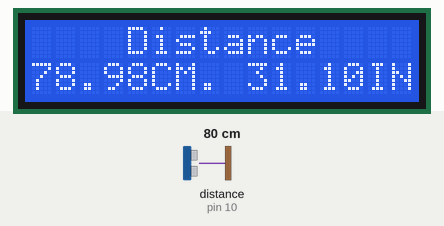
Simulated run of this sketch. Board: Arduino Uno, built with avr-gcc and run on an emulated ATmega328P. On the bench: 16×2 character LCD. Wiring (inferred from the names in the program): ultrasonic range finder: trigger pin 9; echo pin 10. Inputs (shaded band) come from the test bench; at power-on: distance to the obstacle (sensor on pin 10) 80 cm. The echo pulse lasts 58.3 µs per cm; what the sketch prints to the serial monitor is not drawn.

Above: at 3.9 s.
4.0 s: distance to the obstacle (sensor on pin 10) set to 4 cm
At 6.3 s:
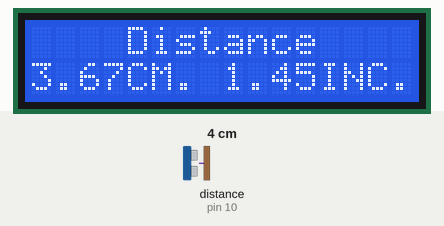
7.3 s: distance to the obstacle (sensor on pin 10) set to 2 cm
At 8.3 s:
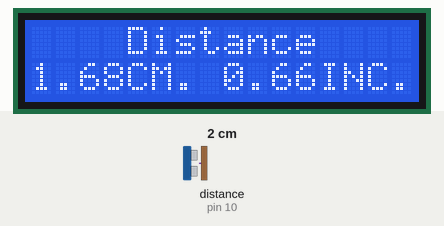
9.2 s: distance to the obstacle (sensor on pin 10) set to 9 cm
At 10.3 s:
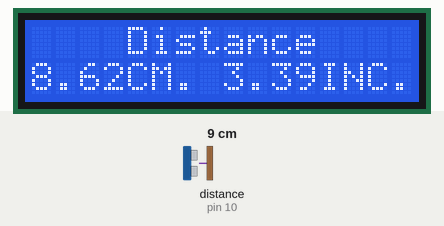
11.0 s: distance to the obstacle (sensor on pin 10) set to 18 cm
At 13.0 s:
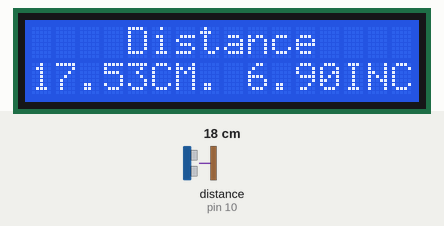
Timing chart, 0 to 14.4 s (numbered marks = the images above; inputs shaded):
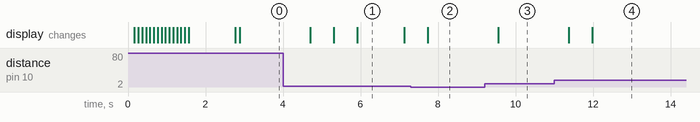

Measured:
- after the input at 4.0 s, the display: changes after 0.71 s (image 1)
- after the input at 7.3 s, the display: changes after 0.43 s (image 2)
- after the input at 9.2 s, the display: changes after 0.35 s (image 3)
- after the input at 11.0 s, the display: first changes after 0.37 s (image 4 shows a later state)
- what the display in image 1 shows lasts 1.2 s, from 5.9 s to 7.1 s

The sketch:

LiquidCrystal_Uitrasonic00.ino
```cpp
#include <LiquidCrystal.h>
LiquidCrystal lcd(12, 11, 5, 4, 3, 2);
const int trigPin = 9;
const int echoPin = 10;

long duration;
float distance,Inch;

void setup() {
  lcd.begin(16, 2); // จอกว้าง 16 ตัวอักษร 2 บรรทัด
  lcd.setCursor(3, 0);
  lcd.print("Loading..."); // แสดงผลคำว่า Hello, world! ออกหน้าจอ
  lcd.setCursor(0, 1);
  for(int i=0;i<17;i++){
    lcd.print("*");
    delay(100);
  }
  delay(1000); // หน่วงเวลา 3 วินาที
  lcd.clear(); // ล้างหน้าจอ
  pinMode(trigPin, OUTPUT);
  pinMode(echoPin, INPUT);
  Serial.begin(9600);
}
void loop() {

  digitalWrite(trigPin, LOW);
  delayMicroseconds(2);

  digitalWrite(trigPin, HIGH);
  delayMicroseconds(10);
  digitalWrite(trigPin, LOW);

  duration = pulseIn(echoPin, HIGH);
  distance = duration * 0.034 / 2;
  Inch=distance*0.3937;
  Serial.print("Distance: ");
  Serial.print(distance);
  Serial.print(" CM.\t");
  Serial.print(Inch);
  Serial.println(" INC.");
  delay(100);

  lcd.setCursor(4, 0);
  lcd.print("Distance");
  lcd.setCursor(0, 1);
  lcd.print(distance);lcd.print("CM. ");
  lcd.print(Inch);lcd.print("INC.");
  delay(500); // หน่วงเวลา 0.5 วินาที
  //lcd.clear(); // ล้างหน้าจอ
  //delay(500); // หน่วงเวลา 0.5 วินาที
}
```
